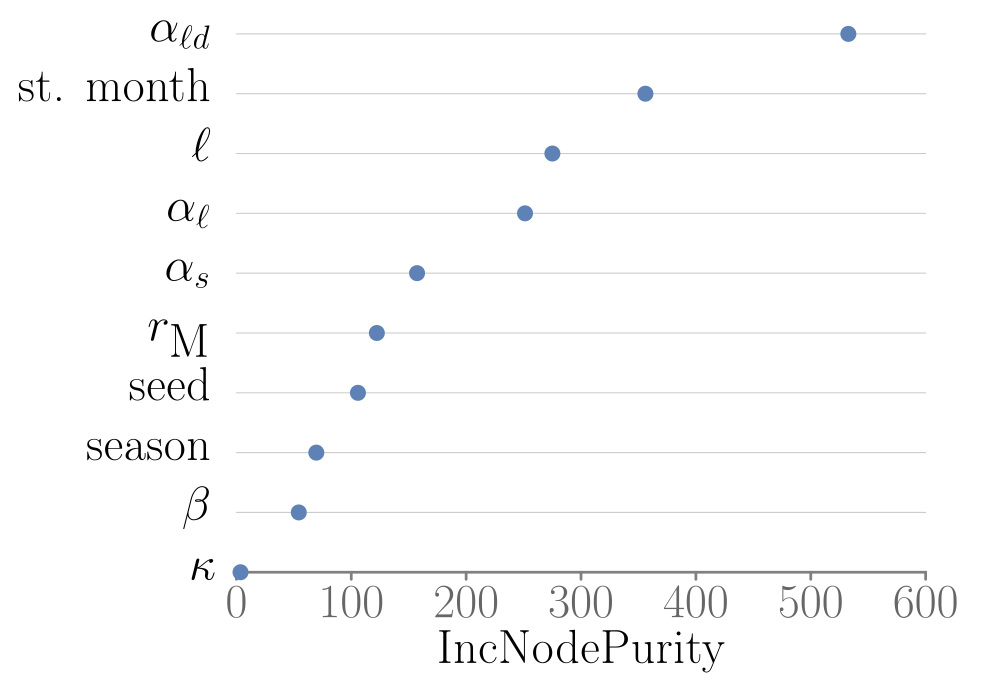

Write gnuplot code to recreate this figure.
##### terminal
clear
# set loadpath '~/Dropbox/proj/gp/src'
set term tikz standalone size 12.5cm,8.75cm font ",14" gparrows scale 2,2 textscale 2
set datafile separator ','

##### output
set output 'rf_importance_all.tex'

##### bg: bg color, axes, grid, tics
##### http://www.colourlovers.com/palette/268142/Danger_Mouse
Danger='#F84934'; # red
Shoes='#4D5E5F'; # grey
##### Rand Olson
roBlue='#1F77B4';
roRed='#D62728';
# border
set style line 21 lt 1 lc rgb '#808080' 
set border 1 back ls 21 lw 5
# grid
set style line 22 lt 2 lc rgb '#CCCCCC' lw 2
set style line 23 lt 2 lc rgb '#DDDDDD' lw 1
set grid ytics back ls 22
# tics
set tics textcolor rgb '#666666'
set tics nomirror out scale 1,.1
set ytics scale 0

##### load default linestyles
set style increment user
# taken care of in terminal
do for [i=1:15] { set style line i lt 1 lw 7 }

##### line colors
# mathematica default
DarkBlue= '#5e82b5'
Orange=   '#e09c24'
Green=    '#8fb030'
Red=      '#eb634f'
Purple=   '#8778b3'
Brown=    '#c46e1a'
LightBlue='#5c9ec7'
Yellow=   '#FDBF6F'
MATHEMATICA="#5e82b5 #e09c24 #8fb030 #eb634f #8778b3 #c46e1a #5c9ec7 #FDBF6F"
do for[i=1:8] {set style line i lc rgb word(MATHEMATICA,i)}
####

##### data style
set style data linespoints;
set style line 1 pt 5
set style line 2 pt 7
set style line 3 pt 13
set style line 4 pt 17
set style line 5 pt 4
set style line 6 pt 6
set style line 7 pt 12
set style line 8 pt 16
#
set pointintervalbox 4.5
do for [i=1:15] {set style line i ps 2.75 pi -1}

# NOTE: offsets should be a function of font sizes
##### key
set key t l Left spacing 2 width 5 opaque font ",18"

##### tics (note that tics are also set in theme)
set xtics font ",18" offset 0,.2
set ytics font ",18" offset 1.5,0

##### plot
set title font ",18" "" offset -3,.3
set xlabel "IncNodePurity" offset 0,0 font ",18"
set ylabel "" offset -2,0 font ",18"


unset title;        set ytics textcolor 'black' offset .5,0;        set style data points;        set nokey;

plot '../results/rf/rf_importance_all.csv' u 3:(-$0):yticlabel(1) ls 1 pt 7

set term x11 reset;
